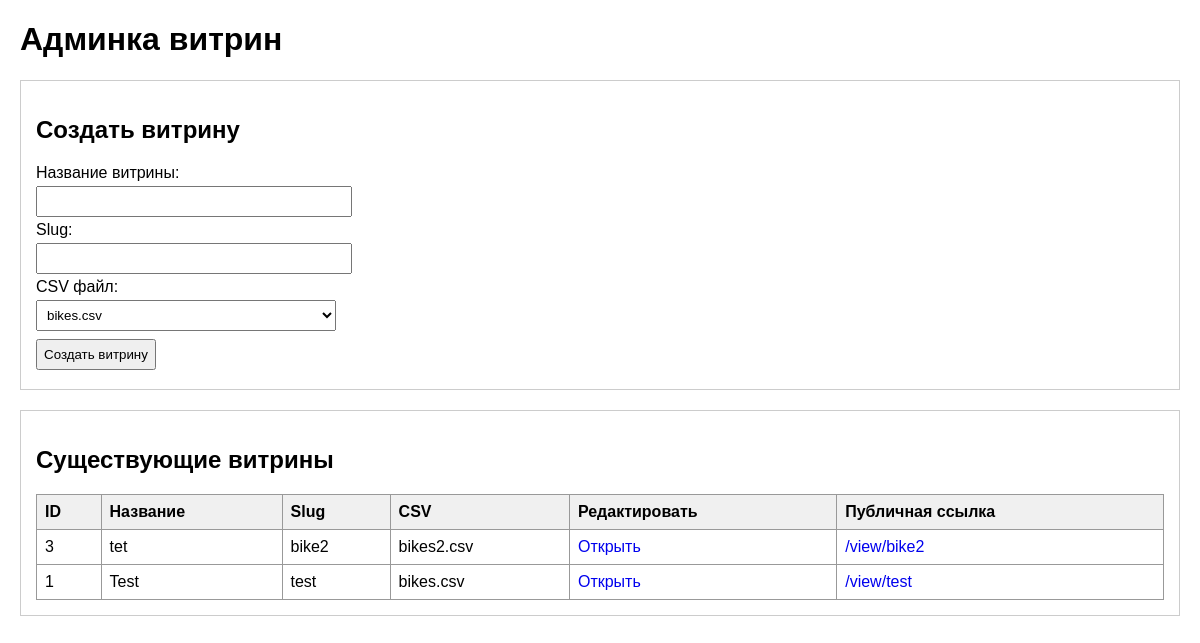
The page /seifadmin_panel on the database its author committed.
### tables this page shows
CREATE TABLE views (
            id INTEGER PRIMARY KEY AUTOINCREMENT,
            name TEXT NOT NULL,
            slug TEXT NOT NULL UNIQUE,
            file_name TEXT NOT NULL
        );

### app/main.py (the view)
@app.get("/seifadmin_panel", response_class=HTMLResponse)
async def admin_home(request: Request):
    views = get_all_views()
    files = list_csv_files()
    return templates.TemplateResponse(
        request=request,
        name="index.html",
        context={
            "views": views,
            "files": files,
        }
    )

### templates/index.html (shortened to what this page needs)
<!DOCTYPE html>
<html lang="ru">
<head>
</head>
<body>
    <h1>Админка витрин</h1>
    <div class="section">
        <h2>Создать витрину</h2>
        <form method="post" action="/views">
            <div>
                <label>Название витрины:</label><br>
                <input type="text" name="name" required style="width: 300px;">
            </div>
            <div>
                <label>Slug:</label><br>
                <input type="text" name="slug" required style="width: 300px;">
            </div>
            <div>
                <label>CSV файл:</label><br>
                <select name="file_name" required style="width: 300px;">
                    {% for f in files %}
                    <option value="{{ f }}">{{ f }}</option>
                    {% endfor %}
                </select>
            </div>
            <button type="submit">Создать витрину</button>
        </form>
    </div>
    <div class="section">
        <h2>Существующие витрины</h2>
        {% if views %}
        <table>
            <thead>
                <tr>
                    <th>ID</th>
                    <th>Название</th>
                    <th>Slug</th>
                    <th>CSV</th>
                    <th>Редактировать</th>
                    <th>Публичная ссылка</th>
                </tr>
            </thead>
            <tbody>
                {% for v in views %}
                <tr>
                    <td>{{ v.id }}</td>
                    <td>{{ v.name }}</td>
                    <td>{{ v.slug }}</td>
                    <td>{{ v.file_name }}</td>
                    <td><a href="/views/{{ v.id }}">Открыть</a></td>
                    <td><a href="/view/{{ v.slug }}" target="_blank">/view/{{ v.slug }}</a></td>
                </tr>
                {% endfor %}
            </tbody>
        </table>
        {% else %}
            <p>Витрин пока нет.</p>
        {% endif %}
    </div>
</body>
</html>

### templates/index.html (style rules this page uses)
body { font-family: Arial, sans-serif; margin: 20px; }
.section { border: 1px solid #ccc; padding: 15px; margin-bottom: 20px; }
table { border-collapse: collapse; width: 100%; }
th, td { border: 1px solid #999; padding: 8px; text-align: left; }
th { background: #f0f0f0; }
input, select, button { padding: 6px; margin: 4px 0; }
a { text-decoration: none; }

### rows shown on the page
views: id "3", name "tet", slug "bike2", file_name "bikes2.csv"
views: id "1", name "Test", slug "test", file_name "bikes.csv"

### other values the page prints
form field file_name "bikes.csv"
